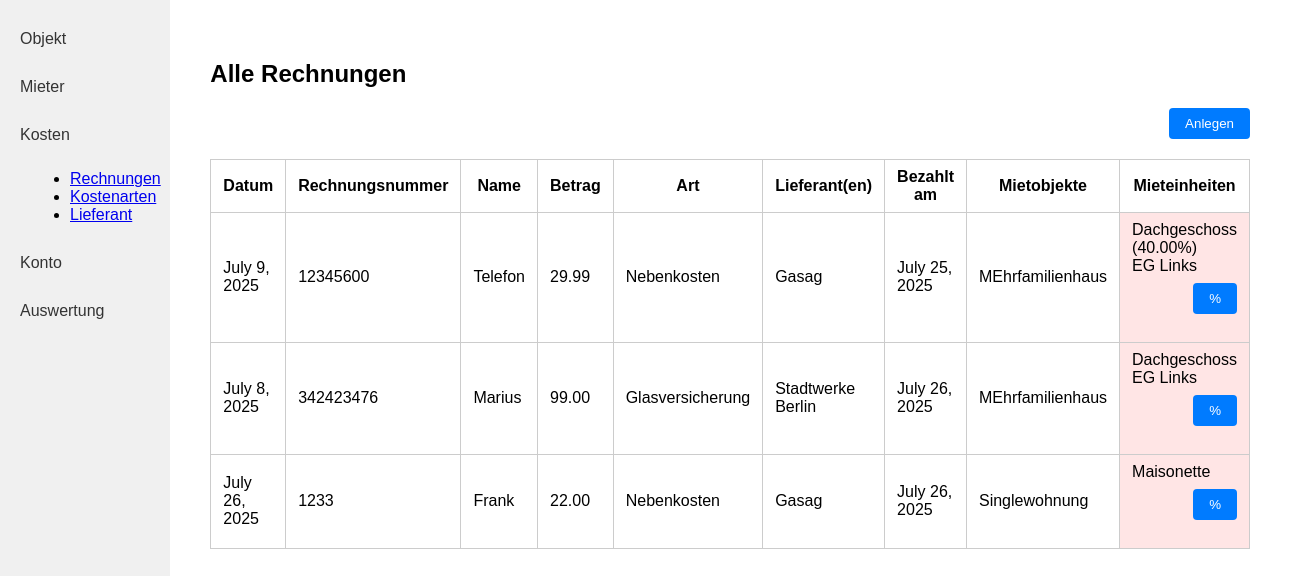
The app's page /rechnungen/, older data.
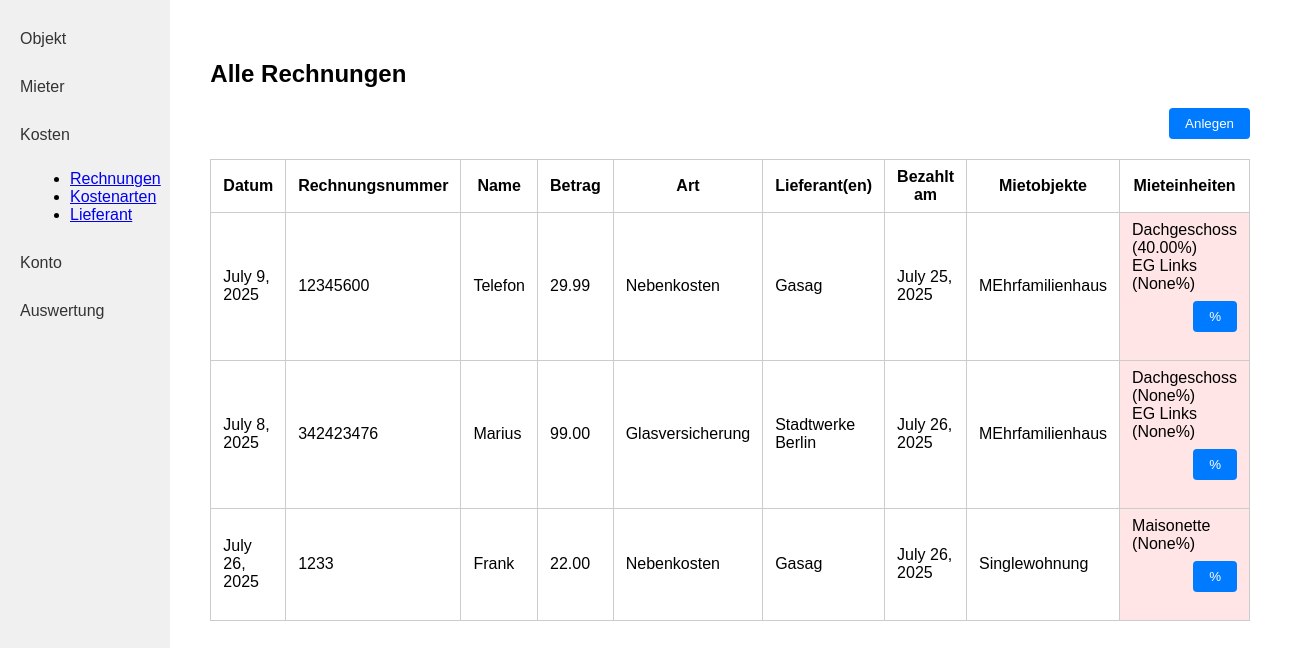
The same page, newer data.
### kostenpruefung_mietobjekte_app/models.py (models this page shows, shortened)
class Rechnung(models.Model):
    created_by = models.ForeignKey(User, on_delete=models.CASCADE, related_name="rechnungen_created", null=True, blank=True)
    datum = models.DateField()
    rechnungsnummer = models.CharField(max_length=255)
    name = models.CharField(max_length=255) # Descriptive name to identify the payment
    betrag = models.DecimalField(max_digits=10, decimal_places=2)
    art = models.ForeignKey('Rechnungsart', on_delete=models.PROTECT)
    lieferant = models.ManyToManyField('Lieferant')
    bezahlt_am = models.DateField()
    mietobjekt = models.ForeignKey('Mietobjekt', on_delete=models.CASCADE, related_name="rechnungen", null=True, blank=True)

class Rechnungsart(models.Model):
    created_by = models.ForeignKey(User, on_delete=models.CASCADE, related_name="rechnungsarten_created", null=True, blank=True)
    name = models.CharField(max_length=255)
    def __str__(self):
        return self.name

class Lieferant(models.Model):
    created_by = models.ForeignKey(User, on_delete=models.CASCADE, related_name="lieferanten_created", null=True, blank=True)
    firmenname = models.CharField(max_length=255)
    vorname = models.CharField(max_length=255)
    nachname = models.CharField(max_length=255)
    strasse = models.CharField(max_length=255)
    hausnummer = models.CharField(max_length=10)
    plz = models.CharField(max_length=10) # 2 - 10 characters (numbers and letters)
    ort = models.CharField(max_length=100)
    land = models.CharField(max_length=100)
    e_mail = models.EmailField()
    telefon = models.CharField(max_length=100)

class Mietobjekt(models.Model):
    created_by = models.ForeignKey(User, on_delete=models.CASCADE, related_name="mietobjekte_created", null=True, blank=True)
    name = models.CharField(max_length=255)
    strasse_hausnummer = models.CharField(max_length=255)
    plz = models.CharField(max_length=10) # 2 - 10 characters (numbers and letters)
    ort = models.CharField(max_length=100)
    land = models.CharField(max_length=100)
    kaufdatum = models.DateField()
    kaufpreis = models.DecimalField(max_digits=10, decimal_places=2)
    darlehen = models.DecimalField(max_digits=10, decimal_places=2)
    grundschuld = models.DecimalField(max_digits=10, decimal_places=2)
    FARBE_CHOICES = [
        ('rot', 'Rot'),
        ('blau', 'Blau'),
        ('gruen', 'Grün'),
        ('gelb', 'Gelb'),
        ('schwarz', 'Schwarz'),
    ]
    farbe = models.CharField(max_length=20, choices=FARBE_CHOICES)

class Mieteinheit(models.Model):
    mietobjekt = models.ForeignKey(Mietobjekt, on_delete=models.CASCADE, related_name="mieteinheiten")
    name = models.CharField(max_length=255)

class Prozent(models.Model):
    mieteinheit = models.ForeignKey('Mieteinheit', on_delete=models.CASCADE, related_name="prozent_mieteinheit")
    rechnung = models.ForeignKey('Rechnung', on_delete=models.CASCADE, related_name="prozent_rechnung")
    prozent = models.DecimalField(max_digits=5, decimal_places=2, null=True, blank=True)  # Value between 0 and 100

### kostenpruefung_mietobjekte_app/views.py (the view)
# urls.py: path('rechnungen/', rechnungen, name='rechnungen'),
def rechnungen(request):
    rechnungen = Rechnung.objects.prefetch_related(
        'lieferant',
        'mietobjekt__mieteinheiten__prozent_mieteinheit',
        'prozent_rechnung'
    )
    for r in rechnungen:
        total = 0
        for mieteinheit in r.mietobjekt.mieteinheiten.all():
            for prozent in mieteinheit.prozent_mieteinheit.all():
                if prozent in r.prozent_rechnung.all():
                    total += prozent.prozent or 0
        r.percent_not_100 = abs(total - 100) > 0.01
    return render(request, 'kostenpruefung_mietobjekte_app/rechnungen.html', {
        'rechnungen': rechnungen,
    })

### kostenpruefung_mietobjekte_app/templates/kostenpruefung_mietobjekte_app/rechnungen.html (shortened to what this page needs)
{% load static %}
<!DOCTYPE html>
<html lang="de">
<head>
    <link rel="stylesheet" href="{% static 'kostenpruefung_mietobjekte_app/style.css' %}">
</head>
<body>
<div class="flex-container">
    <nav class="sidebar">
        <a class="sidebar-link" href="{% url 'objekt_index' %}">Objekt</a>
        <a class="sidebar-link" href="{% url 'mieter' %}">Mieter</a>
        <a class="sidebar-link" href="#">Kosten</a>
        <ul style="list-style-type: disc; margin-left: 30px; margin-bottom: 20px;">
            <li><a href="{% url 'rechnungen' %}">Rechnungen</a></li>
            <li><a href="{% url 'kostenarten' %}">Kostenarten</a></li>
            <li><a href="{% url 'lieferanten' %}">Lieferant</a></li>
        </ul>
        <a class="sidebar-link" href="{% url 'konto' %}">Konto</a>
        <a class="sidebar-link" href="#">Auswertung</a>
    </nav>
    <div class="main-content">
        <h2>Alle Rechnungen</h2>
        <form action="{% url 'rechnung_create' %}" method="get" style="margin-bottom: 16px;">
            <button class="action-btn" type="submit">Anlegen</button>
        </form>
        <table class="object-table">
            <tr>
                <th>Datum</th>
                <th>Rechnungsnummer</th>
                <th>Name</th>
                <th>Betrag</th>
                <th>Art</th>
                <th>Lieferant(en)</th>
                <th>Bezahlt am</th>
                <th>Mietobjekte</th>
                <th>Mieteinheiten</th>
            </tr>
            {% for r in rechnungen %}
            <tr>
                <td>{{ r.datum }}</td>
                <td>{{ r.rechnungsnummer }}</td>
                <td>{{ r.name }}</td>
                <td>{{ r.betrag }}</td>
                <td>{{ r.art }}</td>
                <td>
                    {% for l in r.lieferant.all %}
                        {{ l.firmenname }}{% if not forloop.last %},<br>{% endif %}
                    {% endfor %}
                </td>
                <td>{{ r.bezahlt_am }}</td>
                <td>{{ r.mietobjekt.name }}</td>
                <td {% if r.percent_not_100 %}style="background-color:#ffe5e5;"{% endif %}>
                    {% for mieteinheit in r.mietobjekt.mieteinheiten.all %}
                        {{ mieteinheit.name }}
                        {% for prozent in mieteinheit.prozent_mieteinheit.all %}
                            {% if prozent in r.prozent_rechnung.all %}
                                ({{ prozent.prozent }}%)
                            {% endif %}
                        {% endfor %}
                        <br>
                    {% endfor %}
                    <form action="{% url 'prozent_bulk_update' r.id %}" method="get" style="margin-top: 8px;">
                        <button class="action-btn" type="submit">%</button>
                    </form>
                </td>
            </tr>
            {% empty %}
            <tr>
                <td colspan="9">Keine Rechnungen vorhanden.</td>
            </tr>
            {% endfor %}
        </table>
    </div>
</div>
</body>
</html>

### kostenpruefung_mietobjekte_app/static/kostenpruefung_mietobjekte_app/style.css (style rules this page uses)
body { margin: 0; font-family: Arial, sans-serif; }
.flex-container { display: flex; }
.sidebar { width: 200px; background: #f0f0f0; height: 100vh; padding: 20px 0; }
.sidebar-link { display: block; padding: 10px 20px; color: #333; text-decoration: none; margin-bottom: 10px; }
.main-content { flex: 1; padding: 40px; }
.object-table { width: 100%; border-collapse: collapse; }
.object-table th, .object-table td { border: 1px solid #ccc; padding: 8px 12px; }
.action-btn { float: right; padding: 8px 16px; background: #007bff; color: #fff; border: none; border-radius: 4px; cursor: pointer; margin-bottom: 20px; }

Row changes from the older to the newer data that the page shows:
added Prozent: prozent "None", shown under Mieteinheit "EG Links"
added Prozent: prozent "None", shown under Mieteinheit "Dachgeschoss"
added Prozent: prozent "None", shown under Mieteinheit "EG Links"
added Prozent: prozent "None", shown under Mieteinheit "Maisonette"
